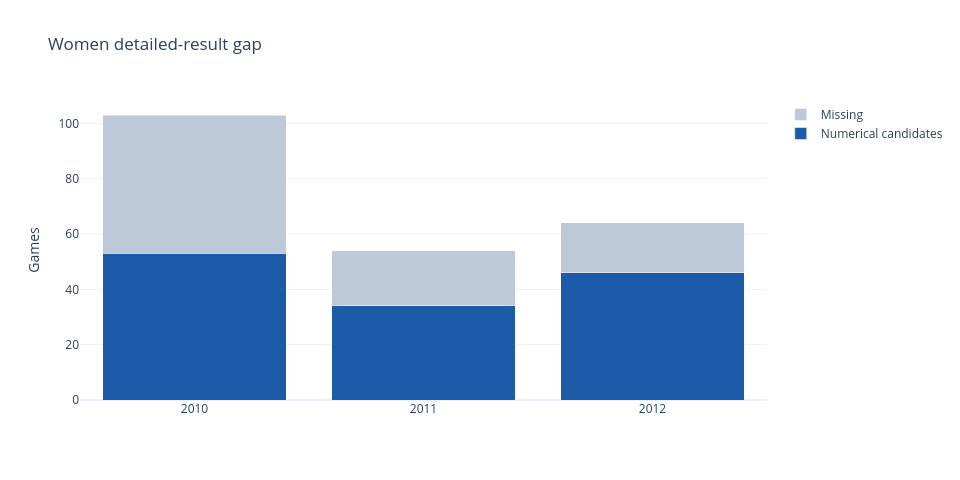

The notebook cell saved with this chart:
### Markdown cell above
## Numerical coverage has an explicit denominator

The recovered overlay contains 133 of 221 originally missing numerical records;
88 remained at the October 26 acquisition snapshot. Numerical recovery does not establish
historical timing: strict historical
admission remains zero. These are audited owner-run aggregates, not a public re-acquisition.

### Code cell
import io, base64
import matplotlib.pyplot as plt
import plotly.graph_objects as go
rows = d['box_scores']['by_season']
x = [str(r['season']) for r in rows]
recovered = [r['recovered'] for r in rows]
missing = [r['remaining'] for r in rows]
fig = go.Figure()
fig.add_bar(x=x, y=recovered, name='Numerical candidates', marker_color='#1c5ba8')
fig.add_bar(x=x, y=missing, name='Missing', marker_color='#bdc8d8')
fig.update_layout(title='Women detailed-result gap', barmode='stack', width=960,
                  height=480, template='plotly_white', yaxis_title='Games')
static, ax = plt.subplots(figsize=(10, 5), layout='constrained')
ax.bar(x, recovered, label='Numerical candidates', color='#1c5ba8')
ax.bar(x, missing, bottom=recovered, label='Missing', color='#bdc8d8')
ax.set(title='Women detailed-result gap', ylabel='Games')
ax.legend()
image = io.BytesIO()
static.savefig(image, format='png', dpi=120)
plt.close(static)
display({'application/vnd.plotly.v1+json': json.loads(fig.to_json()),
         'image/png': base64.b64encode(image.getvalue()).decode()}, raw=True)

### Figure 1 — Plotly figure (JSON) as saved in the notebook; plotly's stock layout.template omitted (floating-point values rounded to 4 significant figures)
{"data": [{"marker": {"color": "#1c5ba8"}, "name": "Numerical candidates", "type": "bar", "x": ["2010", "2011", "2012"], "y": [53, 34, 46]}, {"marker": {"color": "#bdc8d8"}, "name": "Missing", "type": "bar", "x": ["2010", "2011", "2012"], "y": [50, 20, 18]}], "layout": {"barmode": "stack", "height": 480, "title": {"text": "Women detailed-result gap"}, "width": 960, "yaxis": {"title": {"text": "Games"}}}}
